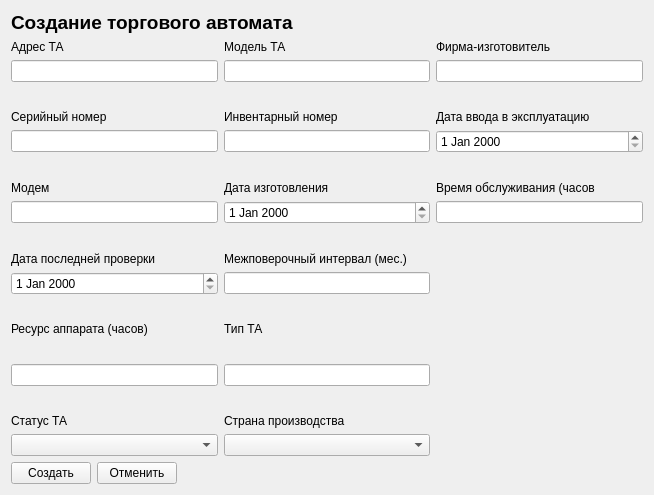
<?xml version="1.0" encoding="UTF-8"?>
<ui version="4.0">
 <class>AddMachineWidget</class>
 <widget class="QWidget" name="AddMachineWidget">
  <property name="geometry">
   <rect>
    <x>0</x>
    <y>0</y>
    <width>654</width>
    <height>495</height>
   </rect>
  </property>
  <property name="windowTitle">
   <string>Form</string>
  </property>
  <layout class="QVBoxLayout" name="verticalLayout">
   <item>
    <widget class="QLabel" name="titleLabel">
     <property name="font">
      <font>
       <pointsize>14</pointsize>
       <bold>true</bold>
      </font>
     </property>
     <property name="text">
      <string>Создание торгового автомата</string>
     </property>
    </widget>
   </item>
   <item>
    <layout class="QGridLayout" name="gridLayout">
     <item row="0" column="0">
      <widget class="QLabel" name="label">
       <property name="text">
        <string>Адрес ТА</string>
       </property>
      </widget>
     </item>
     <item row="7" column="0">
      <widget class="QLabel" name="label_3">
       <property name="text">
        <string>Модем</string>
       </property>
      </widget>
     </item>
     <item row="7" column="2">
      <widget class="QLabel" name="label_23">
       <property name="text">
        <string>Время обслуживания (часов</string>
       </property>
      </widget>
     </item>
     <item row="11" column="0">
      <widget class="QDateEdit" name="lastVerificationDateEdit"/>
     </item>
     <item row="14" column="0">
      <spacer name="verticalSpacer_5">
       <property name="orientation">
        <enum>Qt::Orientation::Vertical</enum>
       </property>
       <property name="sizeHint" stdset="0">
        <size>
         <width>20</width>
         <height>40</height>
        </size>
       </property>
      </spacer>
     </item>
     <item row="13" column="1">
      <widget class="QLabel" name="label_18">
       <property name="text">
        <string>Тип ТА</string>
       </property>
      </widget>
     </item>
     <item row="8" column="2">
      <widget class="QLineEdit" name="serviceDurationHoursLineEdit"/>
     </item>
     <item row="1" column="1">
      <widget class="QLineEdit" name="modelLineEdit"/>
     </item>
     <item row="5" column="0">
      <widget class="QLineEdit" name="serialNumLineEdit"/>
     </item>
     <item row="3" column="1">
      <widget class="QLabel" name="label_15">
       <property name="text">
        <string>Инвентарный номер</string>
       </property>
      </widget>
     </item>
     <item row="11" column="1">
      <widget class="QLineEdit" name="verificationIntervalMonthEdit"/>
     </item>
     <item row="3" column="2">
      <widget class="QLabel" name="label_22">
       <property name="text">
        <string>Дата ввода в эксплуатацию</string>
       </property>
      </widget>
     </item>
     <item row="8" column="0">
      <widget class="QLineEdit" name="modemLineEdit"/>
     </item>
     <item row="3" column="0">
      <widget class="QLabel" name="label_2">
       <property name="text">
        <string>Серийный номер</string>
       </property>
      </widget>
     </item>
     <item row="10" column="1">
      <widget class="QLabel" name="label_17">
       <property name="text">
        <string>Межповерочный интервал (мес.)</string>
       </property>
      </widget>
     </item>
     <item row="5" column="2">
      <widget class="QDateEdit" name="addedToWorkEdit"/>
     </item>
     <item row="15" column="1">
      <widget class="QLineEdit" name="typeLineEdit"/>
     </item>
     <item row="13" column="0">
      <widget class="QLabel" name="label_5">
       <property name="text">
        <string>Ресурс аппарата (часов)</string>
       </property>
      </widget>
     </item>
     <item row="5" column="1">
      <widget class="QLineEdit" name="invNumLineEdit"/>
     </item>
     <item row="18" column="0">
      <widget class="QComboBox" name="statusComboBox"/>
     </item>
     <item row="15" column="0">
      <widget class="QLineEdit" name="resourceHoursLineEdit"/>
     </item>
     <item row="1" column="0">
      <widget class="QLineEdit" name="locationLineEdit"/>
     </item>
     <item row="17" column="0">
      <widget class="QLabel" name="label_6">
       <property name="text">
        <string>Статус ТА</string>
       </property>
      </widget>
     </item>
     <item row="0" column="1">
      <widget class="QLabel" name="label_7">
       <property name="text">
        <string>Модель ТА</string>
       </property>
      </widget>
     </item>
     <item row="8" column="1">
      <widget class="QDateEdit" name="manufactureDateEdit"/>
     </item>
     <item row="18" column="1">
      <widget class="QComboBox" name="countryComboBox"/>
     </item>
     <item row="17" column="1">
      <widget class="QLabel" name="label_19">
       <property name="text">
        <string>Страна производства</string>
       </property>
      </widget>
     </item>
     <item row="1" column="2">
      <widget class="QLineEdit" name="manufacturerLineEdit"/>
     </item>
     <item row="7" column="1">
      <widget class="QLabel" name="label_16">
       <property name="text">
        <string>Дата изготовления</string>
       </property>
      </widget>
     </item>
     <item row="2" column="0">
      <spacer name="verticalSpacer">
       <property name="orientation">
        <enum>Qt::Orientation::Vertical</enum>
       </property>
       <property name="sizeHint" stdset="0">
        <size>
         <width>20</width>
         <height>40</height>
        </size>
       </property>
      </spacer>
     </item>
     <item row="6" column="0">
      <spacer name="verticalSpacer_2">
       <property name="orientation">
        <enum>Qt::Orientation::Vertical</enum>
       </property>
       <property name="sizeHint" stdset="0">
        <size>
         <width>20</width>
         <height>40</height>
        </size>
       </property>
      </spacer>
     </item>
     <item row="9" column="0">
      <spacer name="verticalSpacer_3">
       <property name="orientation">
        <enum>Qt::Orientation::Vertical</enum>
       </property>
       <property name="sizeHint" stdset="0">
        <size>
         <width>20</width>
         <height>40</height>
        </size>
       </property>
      </spacer>
     </item>
     <item row="12" column="0">
      <spacer name="verticalSpacer_4">
       <property name="orientation">
        <enum>Qt::Orientation::Vertical</enum>
       </property>
       <property name="sizeHint" stdset="0">
        <size>
         <width>20</width>
         <height>40</height>
        </size>
       </property>
      </spacer>
     </item>
     <item row="0" column="2">
      <widget class="QLabel" name="label_21">
       <property name="text">
        <string>Фирма-изготовитель</string>
       </property>
      </widget>
     </item>
     <item row="10" column="0">
      <widget class="QLabel" name="label_4">
       <property name="text">
        <string>Дата последней проверки</string>
       </property>
      </widget>
     </item>
     <item row="16" column="0">
      <spacer name="verticalSpacer_6">
       <property name="orientation">
        <enum>Qt::Orientation::Vertical</enum>
       </property>
       <property name="sizeHint" stdset="0">
        <size>
         <width>20</width>
         <height>40</height>
        </size>
       </property>
      </spacer>
     </item>
    </layout>
   </item>
   <item>
    <layout class="QHBoxLayout" name="horizontalLayout">
     <item>
      <widget class="QPushButton" name="createButton">
       <property name="text">
        <string>Создать</string>
       </property>
      </widget>
     </item>
     <item>
      <widget class="QPushButton" name="cancelButton">
       <property name="text">
        <string>Отменить</string>
       </property>
      </widget>
     </item>
     <item>
      <spacer name="horizontalSpacer">
       <property name="orientation">
        <enum>Qt::Orientation::Horizontal</enum>
       </property>
       <property name="sizeHint" stdset="0">
        <size>
         <width>40</width>
         <height>20</height>
        </size>
       </property>
      </spacer>
     </item>
    </layout>
   </item>
  </layout>
 </widget>
 <resources/>
 <connections/>
</ui>
